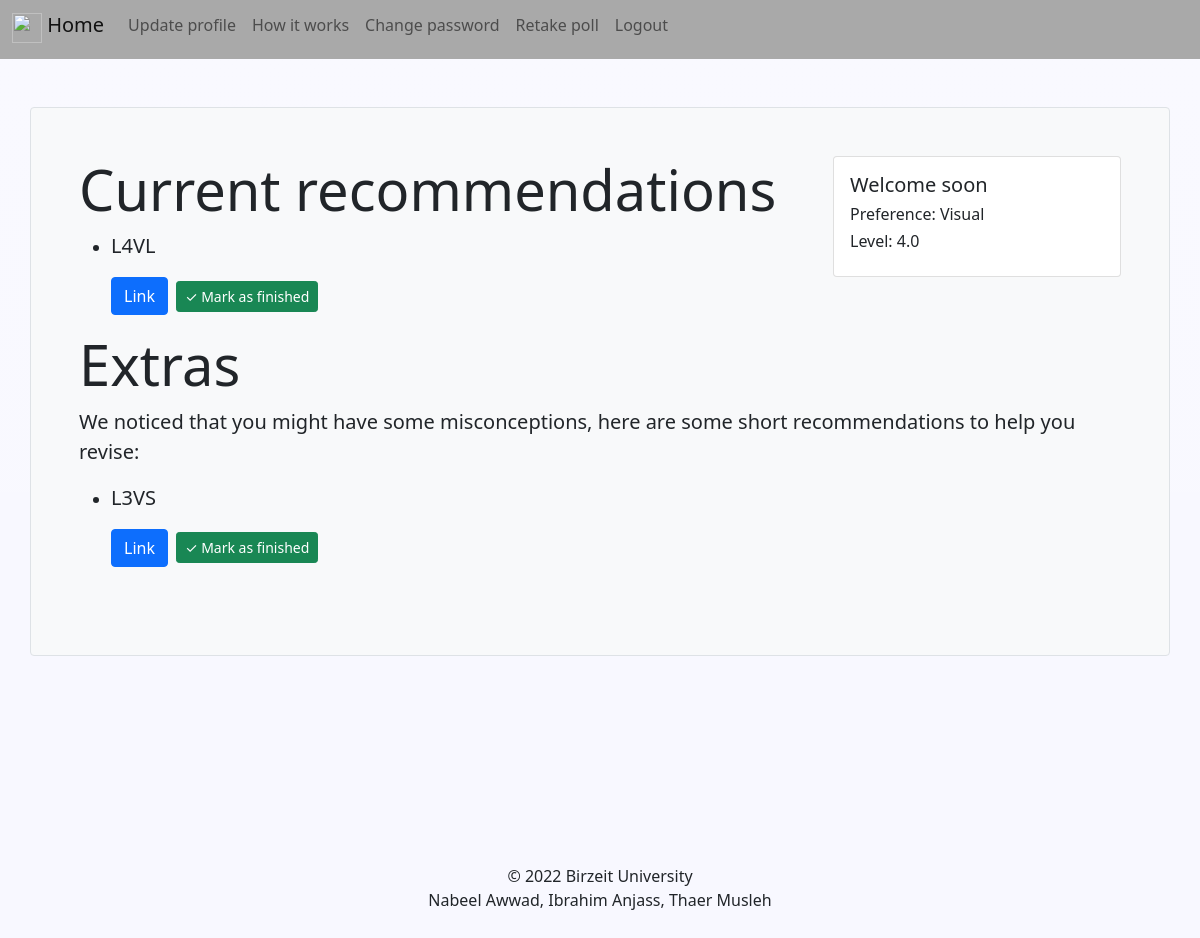
The page / (signed in) on the database its author committed.
### learning/models.py (models this page shows, shortened)
class User(AbstractUser):
    is_student = models.BooleanField(default=False)
    is_teacher = models.BooleanField(default=False)

class Student(models.Model):
    user = models.OneToOneField(User, on_delete=models.CASCADE, primary_key=True)
    preferred_media = models.CharField(max_length=4, choices=PREFERENCE_TYPES, null=True)
    student_skill = models.FloatField(null=True)
    learned_material = models.ManyToManyField(Material, blank=True)
    took_quiz = models.BooleanField(default=False)
    took_poll = models.BooleanField(default=False)

class Material(models.Model):
    level = models.ForeignKey(Level, on_delete=models.DO_NOTHING)
    name = models.CharField(max_length=100)
    material_type = models.CharField(max_length=1, choices=MATERIAL_TYPES)
    material_length = models.CharField(max_length=1, choices=MATERIAL_LENGTH)
    uploader = models.ForeignKey(User, on_delete=models.CASCADE)
    link = models.CharField(max_length=100)

### learning/views.py (the view, shortened to what this page needs)
# urls.py: path('', learning_views.home, name='home'),
@login_required
def home(request):
    student = request.user.student
    if not student.took_poll:
        return redirect('poll')
    if not student.took_quiz:
        return redirect('quiz')
    preference = student.get_preferred_media_display()
    learned = student.learned_material.all()
    print('learned', learned)
    misconceptions = Material.objects.filter(level__skill_required__lt=student.student_skill)
    materials = Material.objects.filter(level__skill_required__exact=student.student_skill, material_length='L')
    for mat in learned:
        materials = materials.exclude(name__exact=mat.name)
    student_scores = Score.objects.filter(student=student)
    for score in student_scores:
        if score.score == 1:
            misconceptions = misconceptions.exclude(level=score.level, material_length__exact='L')
        elif score.score == 0 or score.score == 2:
            misconceptions = misconceptions.exclude(level=score.level)
    for mat in learned:
        misconceptions = misconceptions.exclude(name__exact=mat.name)
    if len(student.preferred_media) == 1:
        materials = materials.filter(material_type__exact=student.preferred_media)
        misconceptions = misconceptions.filter(material_type__exact=student.preferred_media)
    elif len(student.preferred_media) == 2:
        materials = materials.filter(Q(material_type__exact=student.preferred_media[0])
                                     | Q(material_type__exact=student.preferred_media[1]))
        misconceptions = misconceptions.filter(Q(material_type__exact=student.preferred_media[0])
                                               | Q(material_type__exact=student.preferred_media[1]))
    if not materials and student.student_skill != 9:
        student.student_skill += 1
        student.save()
        return redirect('home')
    if request.method == 'POST':
        for mat in materials:
            if mat.name in request.POST:
                student.learned_material.add(mat)
                student.save()
        for mat in misconceptions:
            if mat.name in request.POST:
                student.learned_material.add(mat)
        return redirect("home")
    else:
        learned = student.learned_material.all()
        context = {
            'materials': materials,
            'misconceptions': misconceptions,
            'learned': learned,
            'preference': preference
        }
        return render(request, 'home.html', context)

### templates/home.html (shortened to what this page needs)
{% extends 'base.html' %}
{% block content %}
    <div class="card float-end bg-gradiant rounded" style="width: 18rem;">
        <div class="card-body">
            <h5 class="card-title">Welcome {{ user.username }}</h5>
            <div class="row ml-1 ">
                <div>
                    <h6>Preference: {{ preference }}</h6>
                </div>
                <div>
                    {% if not materials %}
                    <h6>Level: Max</h6>
                    {% else %}
                    <h6>Level: {{ user.student.student_skill }}</h6>
                    {% endif %}
                </div>
            </div>
        </div>
    </div>
    <h1 class="display-4">Current recommendations</h1>
    <form method="post">
    {% if not materials %}
    <p class="lead"><strong>You have finished all of the material available to you.
    </strong></p>
    {% else %}
    {% for mat in materials %}
        {% if mat not in learned %}
        <ul>
            <li>
            <p class="lead">{{ mat.name }}</p>
            <a href="{{ mat.link }}" class="btn btn-md btn-primary">Link</a>
                <button type="submit" name="{{ mat.name }}" class="btn btn-success btn-sm ms-1">✓ Mark as finished</button>
            </li>
        {% endif %}
        </ul>
    {% endfor %}
    {% endif %}
    <h1 class="display-4">Extras</h1>
    {% if not misconceptions %}
        <p class="lead"><strong>We found that you do not need any extra material to revise</strong></p>
    {% else %}
    <p class="lead">We noticed that you might have some misconceptions, here are some short recommendations to help you
    revise:</p>
    {% for mat in misconceptions %}
        {% if mat not in learned %}
        <ul>
            <li>
            <p class="lead">{{ mat.name }}</p>
            <a href="{{ mat.link }}" class="btn btn-md btn-primary">Link</a>
                <button type="submit" name="{{ mat.name }}" class="btn btn-success btn-sm ms-1">✓ Mark as finished</button>
            </li>
        {% endif %}
        </ul>
    {% endfor %}
    {% endif %}
    </form>
    {% if not learned %}
    <br>
    {% else %}
    <h2 class="display-4">Finished material</h2>
        <p class="lead"><strong>Here are the material that you have finished so far:</strong></p>
    {% for mat in learned %}
        <p class="lead">✓ {{ mat.name }}</p>
    {% endfor %}
    {% endif %}
{% endblock %}

### rows shown on the page
User: username "soon", student.student_skill "4.0"
Material: name "L4VL"
Material: name "L3VS"

### other values the page prints
{{ preference }} "Visual"
